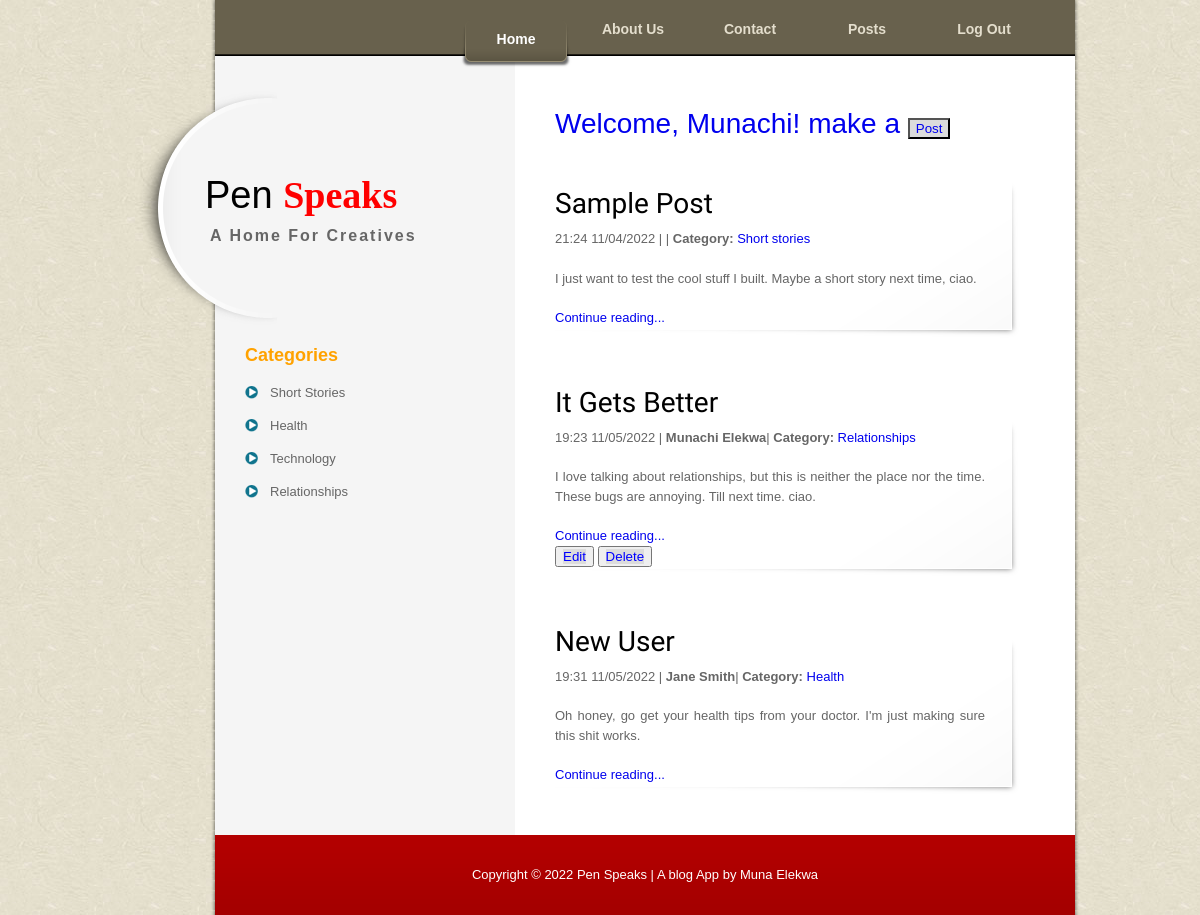
Screenshot of / (signed in) with the database file from the repository.
### models.py (models this page shows, shortened)
class User(db.Model, UserMixin):
    id = db.Column(db.Integer(), primary_key=True)
    firstname = db.Column(db.String(255), nullable=False)
    lastname = db.Column(db.String(255), nullable=False)
    email = db.Column(db.String(255), nullable=False, unique=True)
    password = db.Column(db.String(60), nullable=False)
    posts = db.relationship('Blogpost', backref='author', lazy=True)

class Blogpost(db.Model):
    id = db.Column(db.Integer, primary_key=True)
    title = db.Column(db.String(255), nullable=False)
    content = db.Column(db.Text, nullable=False)
    category = db.Column(db.String(255), nullable=False)
    date_posted = db.Column(db.DateTime, nullable=False, default=datetime.utcnow)
    user_id = db.Column(db.Integer, db.ForeignKey('user.id'))

### app.py (the view)
@app.route('/')
def index():
    posts = Blogpost.query.all()
    return render_template('index.html', posts=posts)

### app.py (called while the page is built)
@login_manager.user_loader
def load_user(user_id):
    return User.query.get(int(user_id))

### templates/index.html (shortened to what this page needs)
{% extends 'layout.html' %}
{% block nav %}
{% if current_user.is_authenticated %}
    <ul>
        <li><a href="/" class="current">Home</a></li>
        <li><a href="/about">About Us</a></li>
        <li><a href="/contact">Contact</a></li>
        <li><a href="/my posts">Posts</a></li>
        <li><a href="/logout">Log Out</a></li>
    </ul>
{% endif %}
{% endblock nav %}
        {% block content %}
        {% if current_user.is_authenticated %}
            <div class="welcome">
                <h2>Welcome, {{ current_user.firstname }}! make a <button class="post_btn"><a href="{{ url_for('create_post') }}">Post</a></button></h2>
            </div>
        {% endif %}
    {% for post in posts %}
        <div class="post_section">
            {% if post.user_id == current_user.id %}
                <h2><a href="{{ url_for('post', post_id=post.id) }}" class="post_title">{{ post.title }}</a></h2>
                <p>{{ post.date_posted.strftime("%H:%M  %m/%d/%Y") }} | <strong>{{ post.author.firstname }} {{ post.author.lastname }}</strong>| <strong>Category:</strong> <a href="{{ url_for('cat', post_cat=post.category) }}">{{ post.category }}</a></p>
                <p>{{ post.content }}</p><a href="{{ url_for('post', post_id=post.id) }}">Continue reading...</a>
                <div class="update">
                    <button><a href="{{ url_for('edit_post', post_id=post.id) }}" class="post_btn">Edit</a></button>
                    <button><a href="{{ url_for('del_post', post_id=post.id) }}" class="post_btn">Delete</a></button>
                </div>
            {% else %}
                <h2><a href="{{ url_for('post', post_id=post.id) }}" class="post_title">{{ post.title }}</a></h2>
                <p>{{ post.date_posted.strftime("%H:%M  %m/%d/%Y") }} | <strong>{{post.author.firstname}} {{ post.author.lastname}}</strong>| <strong>Category:</strong> <a href="{{ url_for('cat', post_cat=post.category) }}">{{ post.category }}</a></p>
                <p>{{ post.content }}</p>
                <a href="{{ url_for('post', post_id=post.id) }}">Continue reading...</a>
            {% endif %}
        </div>
    {% endfor %}
    {% endblock content %}

### static/style.css (style rules this page uses)
body { margin: 0px; padding: 0px; color: #666; font-family: Helevetica,Arial,sans-serif; font-size: 13px; line-height:1.5em; background-image: url(images/templatemo_body.jpg); background-repeat: repeat; }
a, a:link, a:visited { text-decoration: none; }
p { margin: 0px; padding: 0 0 10px 0; }
h2 { font-size: 28px; font-weight: normal; line-height: 28px; margin: 0 0 30px 0; padding: 0; color: #c7a902; }
#templatemo_menu ul { float: right; margin: 0; padding: 0; list-style: none; }
#templatemo_menu ul li { padding: 0px; margin: 0px; display: inline; }
#templatemo_menu ul li a { float: left; display: block; width: 112px; height: 48px; padding: 0; margin: 0 5px 0 0 ; font-size: 14px; text-align: center; text-decoration: none; color: #e4decd; font-weight: bold; outline: none; border: none; }
#templatemo_menu ul li a:hover, #templatemo_menu ul li .current { height: 38px; padding-top: 10px; color: #fff; background: url(images/templatemo_menu_hover.png) bottom no-repeat; }
.post_section { clear: both; position: relative; padding: 0 60px 10px 0; margin: 40px 0; background: url(images/templatemo_post_bottom.png) bottom left no-repeat; }
.post_section h2 { margin: 0; padding: 10px 0 10px 0; line-height: 30px; }
.post_section p { text-align: justify; margin-bottom: 10px; }
.post_title { color: black; font-family: 'Itim', cursive; }
.post_btn { background-color: gainsboro; color: blue; }

### rows the page displays
User: firstname "Munachi"
Blogpost: title "Sample Post", date_posted "21:24 11/04/2022", category "Short stories", content "I just want to test the cool stuff I built. Maybe a short story next time, ciao."
Blogpost: title "It Gets Better", date_posted "19:23 11/05/2022", author.firstname "Munachi", author.lastname "Elekwa", category "Relationships", content "I love talking about relationships, but this is neither the place nor the time. These bugs are annoying. Till next time. ciao."
Blogpost: title "New User", date_posted "19:31 11/05/2022", author.firstname "Jane", author.lastname "Smith", category "Health", content "Oh honey, go get your health tips from your doctor. I'm just making sure this shit works."
